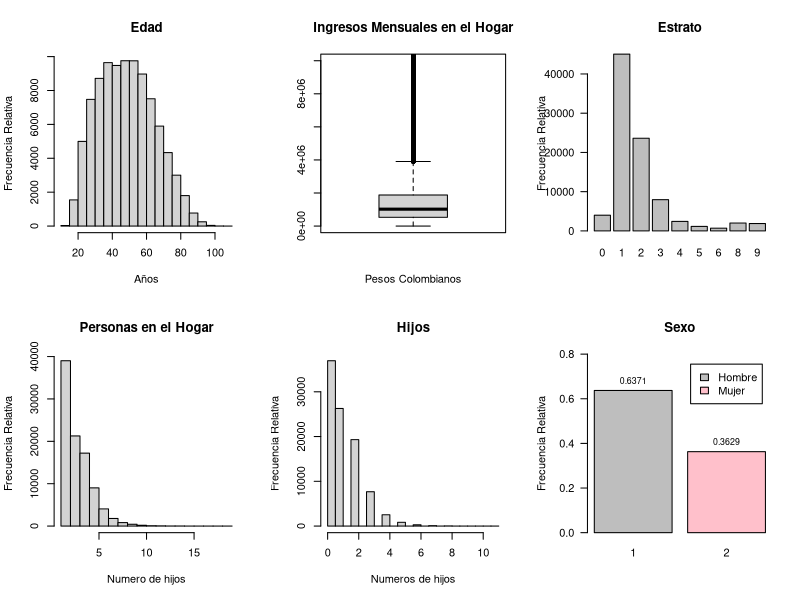
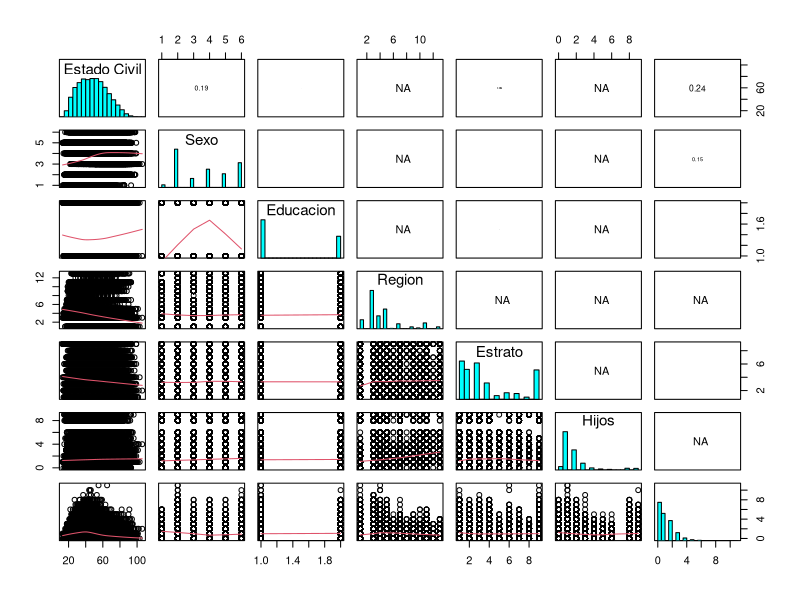
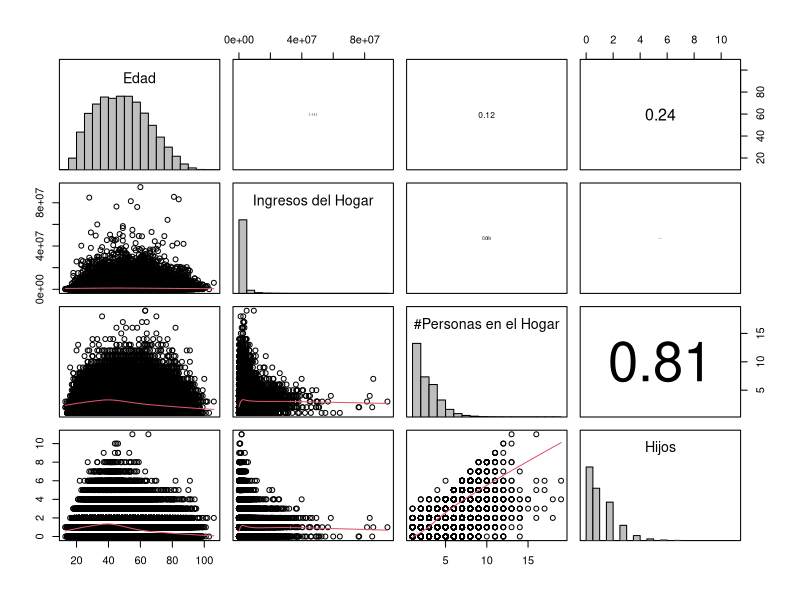

Reproduce these figures in R, in order.
## ---- chunk 1
library(dplyr)
library(knitr)
## ---- chunk 2
#Lectura de la base de datos
labeled <- read.csv("../db/labeled_input.csv", header = TRUE, sep = ",")
data <- data.frame(labeled)
## ---- chunk 3
#data_n variables numericas
data_n  <- data %>% select(P6040, I_HOGAR, CANT_PERSONAS_HOGAR, HIJOS)
#data_c variables categoricas 
data_c  <- data %>% select(P6020, P5502, P6080, P8587, REGION, P8520S1A1)

#Nombres de las columnas de data_n y data_c 
colnamesdatan <- c("Edad", "Ingreso mensual del Hogar", "Personas en el hogar", "Hijos")
colnamesdatac <- c("Sexo", "Estado civil", "Etnia", "Nivel Educativo", "Region", "Estrato")

#calculo de la desviacion estandar 
sd_f <- function(data) {
  sd(data, na.rm = TRUE)
}

#Resumen numericos 
kable(summary(data_n), caption = "Medidas de localizacion", col.names = colnamesdatan)
kable(t(apply(data_n, 2, sd_f)), caption = "Desviaciones Estandar", col.names = colnamesdatan)

## ---- chunk 4
#Formato en tipo de tabla 
table_f <- function(data, colname) {
  frec <- as.data.frame(table(data))
  frec_abs <- as.data.frame(prop.table(table(data)))
  colnames(frec) <- c(colname, "Frecuencia")
  colnames(frec_abs) <- c(colname, "Frecuencia.Abs. ")
  frecuency <- merge(frec, frec_abs, by = colname)
  return(kable(frecuency))
}

#tabla de la variable sexo
table_f(data$P6020, 'Sexo')
## ---- chunk 5
#table de la variable Estado Civil
table_f(data$P5502, 'Estado Civil')
## ---- chunk 6

#tabla de la variable Etnia
table_f(data$P6080, 'Etnia')
## ---- chunk 7
#tabla de la variable Region 
table_f(data$REGION, 'Region')
## ---- chunk 8
#tabla de la variable Estrato
table_f(data$P8520S1A1, 'Estrato')
## ---- chunk 9
#tabla de la variable Educacion
table_f(data$P8587, 'Nivel Educación')
## ---- chunk 10

#Grid de tamaño 2x3 
par(mfrow = c(2, 3))


hist(data_n$P6040, main = "Edad", xlab = "Años", ylab = "Frecuencia Relativa")

boxplot(data_n$I_HOGAR, main = "Ingresos Mensuales en el Hogar", xlab = "Pesos Colombianos",
        ylim = c(0, 10000000))


t_estrato <- table(data_c$P8520S1A1)
g_estrato <- barplot(t_estrato,
                     main = "Estrato",
                     ylab = "Frecuencia Relativa",
                     las = 1)


hist(data_n$CANT_PERSONAS_HOGAR, main = "Personas en el Hogar", xlab = "Numero de hijos",
      ylab = "Frecuencia Relativa")

hist(data_n$HIJOS, main = "Hijos", xlab = "Numeros de hijos", ylab ="Frecuencia Relativa")


t_sexo <-prop.table(table(data_c$P6020))
g_sexo <- barplot(t_sexo, 
        col = c("gray", "pink"),
        main = "Sexo",
        ylab = "Frecuencia Relativa",
        ylim = c(0, 0.8),
        las = 1,
        legend.text = c ("Hombre", "Mujer"))

text(x = g_sexo,  y=t_sexo, pos=3, cex=0.8, col="black",
     label=round(t_sexo, 4))

## ---- chunk 11
#data_n %>% select(I_HOGAR) %>% filter(I_HOGAR < 100000000) %>% count()
## ---- chunk 12
data_s <- data %>% select(P6040, P5502, P6020,  P8587, REGION,  P8520S1A1, HIJOS,)
colnames(data_s) <- c("Estado Civil", "Sexo", "Educacion", "Region", "Estrato", "Hijos")

panel.hist <- function(x, ...)
{
    usr <- par("usr"); on.exit(par(usr))
    par(usr = c(usr[1:2], 0, 1.5) )
    h <- hist(x, plot = FALSE)
    breaks <- h$breaks; nB <- length(breaks)
    y <- h$counts; y <- y/max(y)
    rect(breaks[-nB], 0, breaks[-1], y, col = "cyan", ...)
}
panel.cor <- function(x, y, digits = 2, prefix = "", cex.cor, ...)
{
    usr <- par("usr"); on.exit(par(usr))
    par(usr = c(0, 1, 0, 1))
    r <- abs(cor(x, y))
    txt <- format(c(r, 0.123456789), digits = digits)[1]
    txt <- paste0(prefix, txt)
    if(missing(cex.cor)) cex.cor <- 0.8/strwidth(txt)
    text(0.5, 0.5, txt, cex = cex.cor * r)
}

pairs(data_s,lower.panel = panel.smooth, upper.panel = panel.cor,diag.panel = panel.hist)
## ---- chunk 13
data_s2 <- data %>% select(P6040, I_HOGAR, CANT_PERSONAS_HOGAR, HIJOS)
colnames(data_s2) <- c("Edad", "Ingresos del Hogar", "#Personas en el Hogar", "Hijos")

panel.hist <- function(x, ...)
{
    usr <- par("usr"); on.exit(par(usr))
    par(usr = c(usr[1:2], 0, 1.5) )
    h <- hist(x, plot = FALSE)
    breaks <- h$breaks; nB <- length(breaks)
    y <- h$counts; y <- y/max(y)
    rect(breaks[-nB], 0, breaks[-1], y, col = "gray", ...)
}
panel.cor <- function(x, y, digits = 2, prefix = "", cex.cor, ...)
{
    usr <- par("usr"); on.exit(par(usr))
    par(usr = c(0, 1, 0, 1))
    r <- abs(cor(x, y))
    txt <- format(c(r, 0.123456789), digits = digits)[1]
    txt <- paste0(prefix, txt)
    if(missing(cex.cor)) cex.cor <- 0.8/strwidth(txt)
    text(0.5, 0.5, txt, cex = cex.cor * r)
}

pairs(data_s2,lower.panel = panel.smooth, upper.panel = panel.cor,diag.panel = panel.hist)
## ---- chunk 14
kable(cor(x=data$CANT_PERSONAS_HOGAR, y=data$HIJOS), col.names = "Correlacion de las Peronas del Hogar entre el Numero de Hijos")

